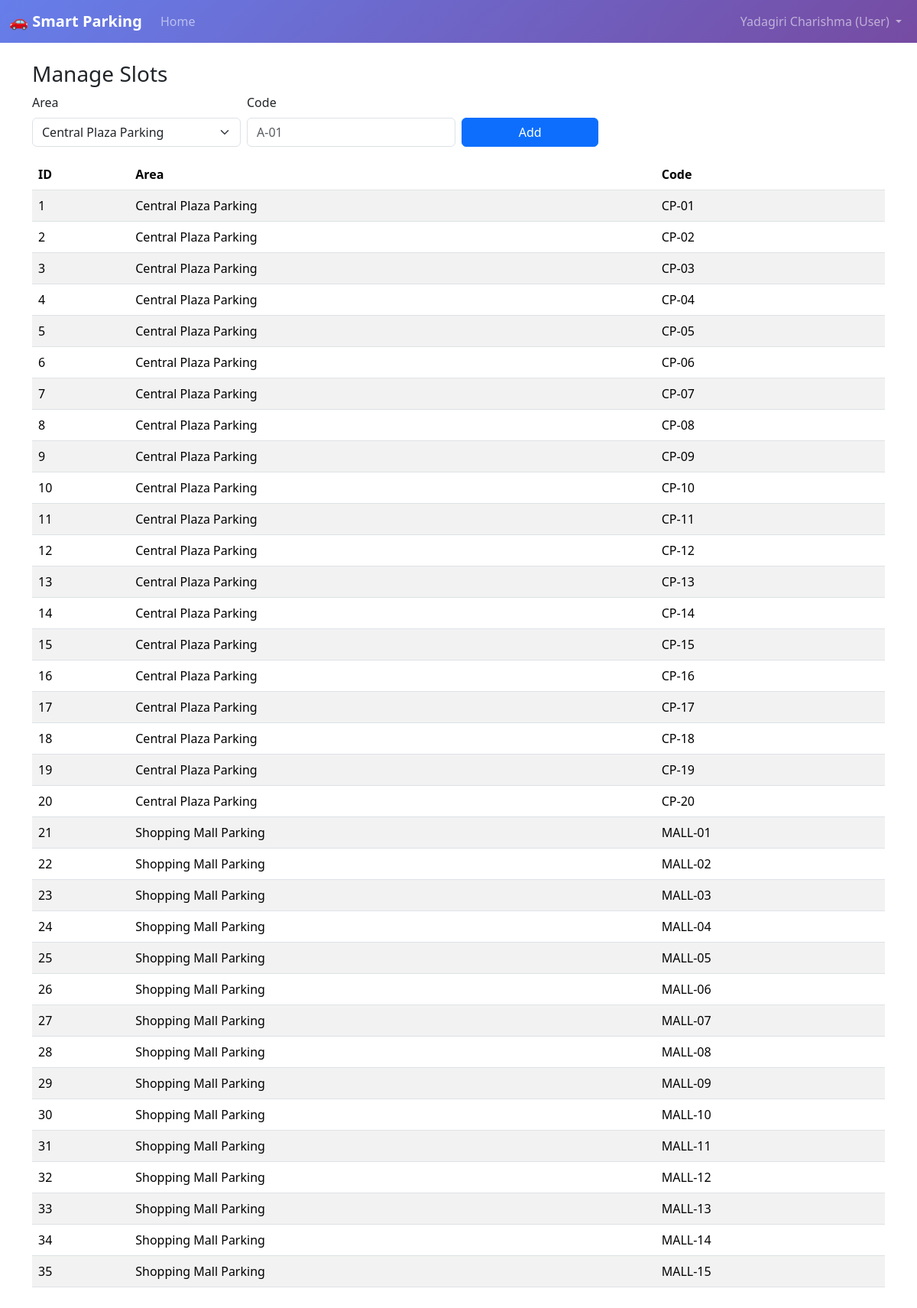
The page /admin/slots (signed in) on the database its author committed.
### app/models.py (models this page shows, shortened)
class TimestampMixin:
    created_at = db.Column(db.DateTime, default=datetime.utcnow, nullable=False)
    updated_at = db.Column(db.DateTime, default=datetime.utcnow, onupdate=datetime.utcnow, nullable=False)

class User(UserMixin, db.Model, TimestampMixin):
    __tablename__ = "users"
    id = db.Column(db.Integer, primary_key=True)
    name = db.Column(db.String(120), nullable=False)
    email = db.Column(db.String(255), unique=True, nullable=False, index=True)
    password_hash = db.Column(db.String(255), nullable=False)
    role = db.Column(db.String(20), default="user", nullable=False)  # 'user', 'slot_owner', 'admin'
    phone = db.Column(db.String(20), nullable=True)
    address = db.Column(db.Text, nullable=True)
    company_name = db.Column(db.String(200), nullable=True)  # For slot owners
    license_number = db.Column(db.String(100), nullable=True)  # For slot owners
    is_verified = db.Column(db.Boolean, default=False, nullable=False)
    profile_image = db.Column(db.String(300), nullable=True)
    bookings = db.relationship("Booking", back_populates="user", cascade="all,delete-orphan")
    owned_areas = db.relationship("ParkingArea", back_populates="owner", cascade="all,delete-orphan")

class ParkingSlot(db.Model, TimestampMixin):
    __tablename__ = "parking_slots"
    id = db.Column(db.Integer, primary_key=True)
    area_id = db.Column(db.Integer, db.ForeignKey("parking_areas.id", ondelete="CASCADE"), nullable=False, index=True)
    code = db.Column(db.String(50), nullable=False)
    area = db.relationship("ParkingArea", back_populates="slots")
    bookings = db.relationship("Booking", back_populates="slot", cascade="all,delete-orphan")

class ParkingArea(db.Model, TimestampMixin):
    __tablename__ = "parking_areas"
    id = db.Column(db.Integer, primary_key=True)
    name = db.Column(db.String(200), nullable=False)
    address = db.Column(db.String(300), nullable=True)
    latitude = db.Column(db.Float, nullable=True)
    longitude = db.Column(db.Float, nullable=True)
    owner_id = db.Column(db.Integer, db.ForeignKey("users.id", ondelete="CASCADE"), nullable=True, index=True)
    hourly_rate = db.Column(db.Float, default=2.50, nullable=False)
    is_active = db.Column(db.Boolean, default=True, nullable=False)
    description = db.Column(db.Text, nullable=True)
    amenities = db.Column(db.Text, nullable=True)  # JSON string of amenities
    operating_hours = db.Column(db.String(100), nullable=True)  # e.g., "24/7" or "6AM-10PM"
    slots = db.relationship("ParkingSlot", back_populates="area", cascade="all,delete-orphan")
    owner = db.relationship("User", back_populates="owned_areas")

### app/blueprints/admin.py (the view, shortened to what this page needs)
@bp.route("/slots", methods=["GET", "POST"])
@login_required
def slots():
    areas = ParkingArea.query.all()
    slots = ParkingSlot.query.all()
    return render_template("admin/slots.html", areas=areas, slots=slots)

### app/blueprints/auth.py (called while the page is built)
@login_manager.user_loader
def load_user(user_id):
    return User.query.get(int(user_id))

### app/templates/admin/slots.html (shortened to what this page needs)
{% extends 'base.html' %}
{% block content %}
<h3>Manage Slots</h3>
<form method="post" class="row g-2 mb-3">
  <div class="col-md-3">
    <label class="form-label">Area</label>
    <select class="form-select" name="area_id" required>
      {% for a in areas %}
        <option value="{{ a.id }}">{{ a.name }}</option>
      {% endfor %}
    </select>
  </div>
  <div class="col-md-3">
    <label class="form-label">Code</label>
    <input class="form-control" name="code" placeholder="A-01" required>
  </div>
  <div class="col-md-2 d-flex align-items-end">
    <button class="btn btn-primary w-100" type="submit">Add</button>
  </div>
</form>
<table class="table table-striped">
  <thead><tr><th>ID</th><th>Area</th><th>Code</th></tr></thead>
  <tbody>
    {% for s in slots %}
      <tr>
        <td>{{ s.id }}</td>
        <td>{{ s.area.name }}</td>
        <td>{{ s.code }}</td>
      </tr>
    {% else %}
      <tr><td colspan="3">No slots</td></tr>
    {% endfor %}
  </tbody>
</table>
{% endblock %}

### app/templates/layout_nav.html (shortened to what this page needs)
<nav class="navbar navbar-expand-lg navbar-dark" style="background: linear-gradient(135deg, #667eea 0%, #764ba2 100%); backdrop-filter: blur(10px);">
  <div class="container-fluid">
    <a class="navbar-brand fw-bold" href="/">🚗 Smart Parking</a>
    <div class="collapse navbar-collapse" id="navbarNav">
      <ul class="navbar-nav me-auto mb-2 mb-lg-0">
        <li class="nav-item"><a class="nav-link" href="/">Home</a></li>
      </ul>
      <ul class="navbar-nav">
        {% if current_user.is_authenticated %}
          <li class="nav-item dropdown">
            <a class="nav-link dropdown-toggle" href="#" role="button" data-bs-toggle="dropdown">
              {{ current_user.name }} ({{ current_user.role.title() }})
            </a>
          </li>
        {% else %}
          <li class="nav-item"><a class="nav-link" href="/auth/login">Login</a></li>
          <li class="nav-item"><a class="nav-link btn btn-outline-light ms-2" href="/auth/signup">Sign up</a></li>
        {% endif %}
      </ul>
    </div>
  </div>
</nav>

### rows shown on the page
User: name "Yadagiri Charishma", role "User"
ParkingSlot: id "1", area.name "Central Plaza Parking", code "CP-01"
ParkingSlot: id "2", area.name "Central Plaza Parking", code "CP-02"
ParkingSlot: id "3", area.name "Central Plaza Parking", code "CP-03"
ParkingSlot: id "4", area.name "Central Plaza Parking", code "CP-04"
ParkingSlot: id "5", area.name "Central Plaza Parking", code "CP-05"
ParkingSlot: id "6", area.name "Central Plaza Parking", code "CP-06"
ParkingSlot: id "7", area.name "Central Plaza Parking", code "CP-07"
ParkingSlot: id "8", area.name "Central Plaza Parking", code "CP-08"
ParkingSlot: id "9", area.name "Central Plaza Parking", code "CP-09"
ParkingSlot: id "10", area.name "Central Plaza Parking", code "CP-10"
ParkingSlot: id "11", area.name "Central Plaza Parking", code "CP-11"
ParkingSlot: id "12", area.name "Central Plaza Parking", code "CP-12"
ParkingSlot: id "13", area.name "Central Plaza Parking", code "CP-13"
ParkingSlot: id "14", area.name "Central Plaza Parking", code "CP-14"
ParkingSlot: id "15", area.name "Central Plaza Parking", code "CP-15"
ParkingSlot: id "16", area.name "Central Plaza Parking", code "CP-16"
ParkingSlot: id "17", area.name "Central Plaza Parking", code "CP-17"
ParkingSlot: id "18", area.name "Central Plaza Parking", code "CP-18"
ParkingSlot: id "19", area.name "Central Plaza Parking", code "CP-19"
ParkingSlot: id "20", area.name "Central Plaza Parking", code "CP-20"
ParkingSlot: id "21", area.name "Shopping Mall Parking", code "MALL-01"
ParkingSlot: id "22", area.name "Shopping Mall Parking", code "MALL-02"
ParkingSlot: id "23", area.name "Shopping Mall Parking", code "MALL-03"
ParkingSlot: id "24", area.name "Shopping Mall Parking", code "MALL-04"
ParkingSlot: id "25", area.name "Shopping Mall Parking", code "MALL-05"
ParkingSlot: id "26", area.name "Shopping Mall Parking", code "MALL-06"
ParkingSlot: id "27", area.name "Shopping Mall Parking", code "MALL-07"
ParkingSlot: id "28", area.name "Shopping Mall Parking", code "MALL-08"
ParkingSlot: id "29", area.name "Shopping Mall Parking", code "MALL-09"
ParkingSlot: id "30", area.name "Shopping Mall Parking", code "MALL-10"
ParkingSlot: id "31", area.name "Shopping Mall Parking", code "MALL-11"
ParkingSlot: id "32", area.name "Shopping Mall Parking", code "MALL-12"
ParkingSlot: id "33", area.name "Shopping Mall Parking", code "MALL-13"
ParkingSlot: id "34", area.name "Shopping Mall Parking", code "MALL-14"
ParkingSlot: id "35", area.name "Shopping Mall Parking", code "MALL-15"

### other values the page prints
form field area_id "Central Plaza Parking"
